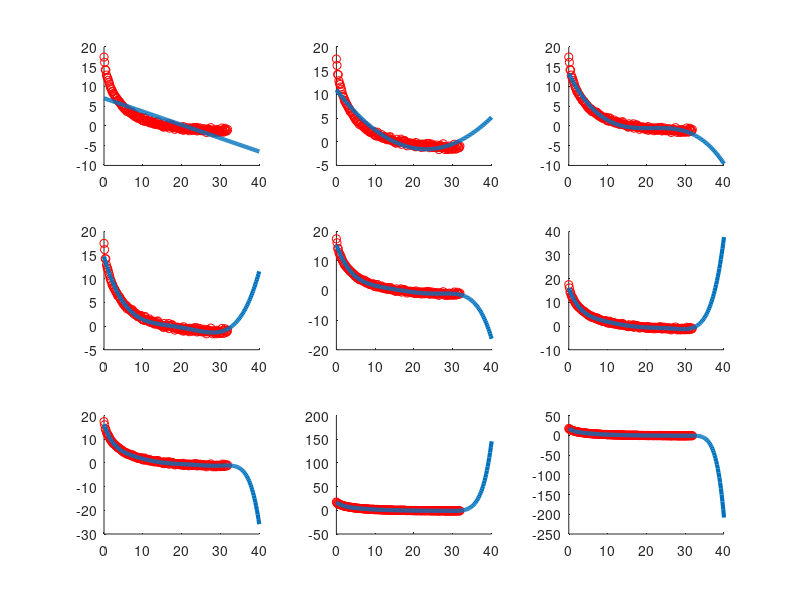

Source code (MATLAB):
addpath('/home/anders/dtu/E11/02610/src/immoptibox');

data = load('optic.dat');

degrees = 1:9;

fit = @(n){polyfit(data(:,1), data(:,2), n)};
coeffs = arrayfun(fit, degrees);

for i=degrees
    subplot(3, 3, i);
    xs = linspace(0, 40, 200);
    ys = polyval(coeffs{i}, xs);
    hold on;
    plot(data(:, 1), data(:, 2), 'ro');
    plot(xs, ys, 'linewidth', 3)
    hold off;
end
